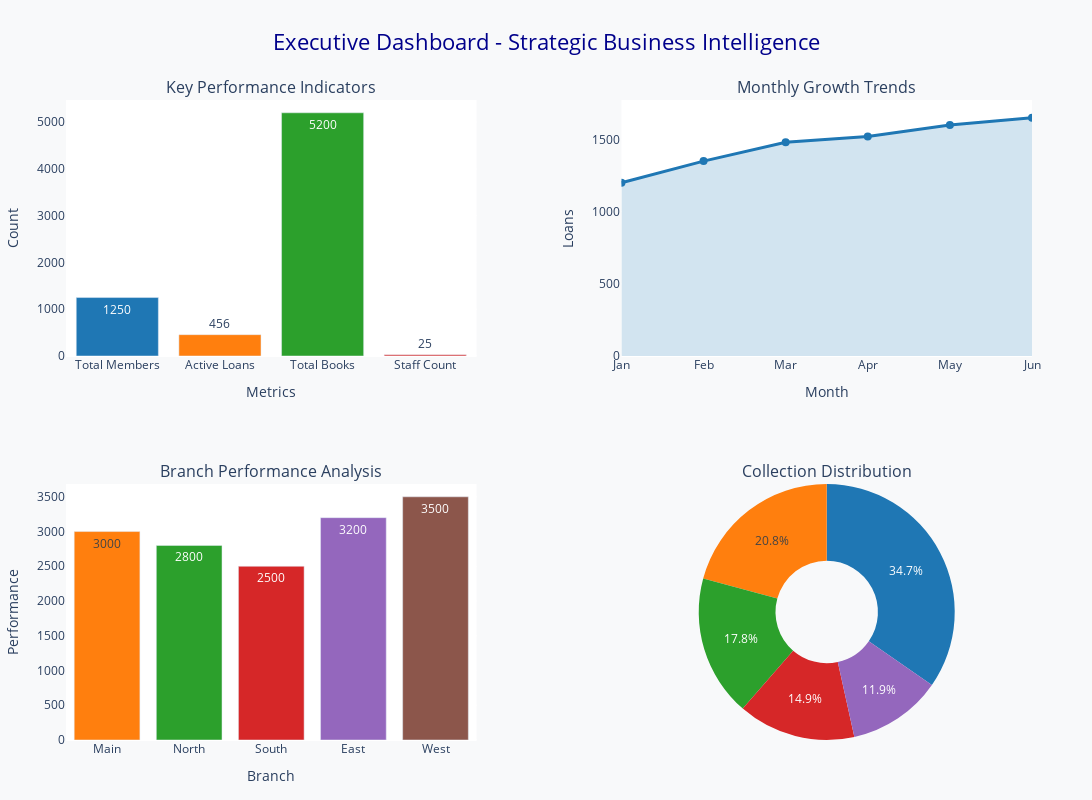

Notebook code for this chart:
### Markdown cell above
## 🎯 **Executive Dashboard - Strategic Overview**

Professional 2x2 layout combining key performance indicators, growth trends, branch comparison, and collection analytics.

### Code cell
# 🎯 Executive Dashboard - Strategic Business Intelligence

# Create Executive Dashboard with optimized 2x2 layout
fig_executive = make_subplots(
    rows=2, cols=2,
    subplot_titles=[
        'Key Performance Indicators', 
        'Monthly Growth Trends',
        'Branch Performance Analysis', 
        'Collection Distribution'
    ],
    vertical_spacing=0.20,    # Optimized spacing
    horizontal_spacing=0.15,
    specs=[
        [{"type": "bar"}, {"type": "scatter"}],
        [{"type": "bar"}, {"type": "pie"}]
    ]
)

# Strategic executive data
kpi_categories = ['Total Members', 'Active Loans', 'Total Books', 'Staff Count']
kpi_values = [1250, 456, 5200, 25]
kpi_colors = ['#1f77b4', '#ff7f0e', '#2ca02c', '#d62728']

months = ['Jan', 'Feb', 'Mar', 'Apr', 'May', 'Jun']
loans = [1200, 1350, 1480, 1520, 1600, 1650]

branches = ['Main', 'North', 'South', 'East', 'West']
performance = [3000, 2800, 2500, 3200, 3500]

categories = ['Fiction', 'Non-Fiction', 'Science', 'History', 'Children']
values = [3500, 2100, 1800, 1500, 1200]

# Chart 1: KPI Overview (Top Left)
fig_executive.add_trace(
    go.Bar(
        x=kpi_categories,
        y=kpi_values,
        marker_color=kpi_colors,
        text=kpi_values,
        textposition='auto',
        showlegend=False
    ),
    row=1, col=1
)

# Chart 2: Growth Trends (Top Right)
fig_executive.add_trace(
    go.Scatter(
        x=months,
        y=loans,
        mode='lines+markers',
        line=dict(color='#1f77b4', width=3),
        marker=dict(size=8),
        fill='tonexty',
        fillcolor='rgba(31, 119, 180, 0.2)',
        showlegend=False
    ),
    row=1, col=2
)

# Chart 3: Branch Performance (Bottom Left)
fig_executive.add_trace(
    go.Bar(
        x=branches,
        y=performance,
        marker_color=['#ff7f0e', '#2ca02c', '#d62728', '#9467bd', '#8c564b'],
        text=performance,
        textposition='auto',
        showlegend=False
    ),
    row=2, col=1
)

# Chart 4: Collection Distribution (Bottom Right)
fig_executive.add_trace(
    go.Pie(
        labels=categories,
        values=values,
        hole=0.4,
        marker_colors=['#1f77b4', '#ff7f0e', '#2ca02c', '#d62728', '#9467bd'],
        showlegend=False
    ),
    row=2, col=2
)

# Professional layout configuration
fig_executive.update_layout(
    title={
        'text': 'Executive Dashboard - Strategic Business Intelligence',
        'x': 0.5,
        'xanchor': 'center',
        'font': {'size': 22, 'color': 'darkblue'}
    },
    height=800,
    width=1400,
    showlegend=False,
    plot_bgcolor='white',
    paper_bgcolor='#f8f9fa',
    margin=dict(l=60, r=60, t=100, b=60)
)

# Axis labels
fig_executive.update_xaxes(title_text="Metrics", row=1, col=1)
fig_executive.update_yaxes(title_text="Count", row=1, col=1)
fig_executive.update_xaxes(title_text="Month", row=1, col=2)
fig_executive.update_yaxes(title_text="Loans", row=1, col=2)
fig_executive.update_xaxes(title_text="Branch", row=2, col=1)
fig_executive.update_yaxes(title_text="Performance", row=2, col=1)

fig_executive.show()

print("✅ Executive Dashboard Complete - Strategic overview ready")

### Figure 1 — Plotly figure (JSON) as saved in the notebook; plotly's stock layout.template omitted (floating-point values rounded to 4 significant figures)
{"data": [{"marker": {"color": ["#1f77b4", "#ff7f0e", "#2ca02c", "#d62728"]}, "showlegend": false, "text": ["1250", "456", "5200", "25"], "textposition": "auto", "type": "bar", "x": ["Total Members", "Active Loans", "Total Books", "Staff Count"], "xaxis": "x", "y": [1250, 456, 5200, 25], "yaxis": "y"}, {"fill": "tonexty", "fillcolor": "rgba(31, 119, 180, 0.2)", "line": {"color": "#1f77b4", "width": 3}, "marker": {"size": 8}, "mode": "lines+markers", "showlegend": false, "type": "scatter", "x": ["Jan", "Feb", "Mar", "Apr", "May", "Jun"], "xaxis": "x2", "y": [1200, 1350, 1480, 1520, 1600, 1650], "yaxis": "y2"}, {"marker": {"color": ["#ff7f0e", "#2ca02c", "#d62728", "#9467bd", "#8c564b"]}, "showlegend": false, "text": ["3000", "2800", "2500", "3200", "3500"], "textposition": "auto", "type": "bar", "x": ["Main", "North", "South", "East", "West"], "xaxis": "x3", "y": [3000, 2800, 2500, 3200, 3500], "yaxis": "y3"}, {"domain": {"x": [0.575, 1], "y": [0, 0.4]}, "hole": 0.4, "labels": ["Fiction", "Non-Fiction", "Science", "History", "Children"], "marker": {"colors": ["#1f77b4", "#ff7f0e", "#2ca02c", "#d62728", "#9467bd"]}, "showlegend": false, "type": "pie", "values": [3500, 2100, 1800, 1500, 1200]}], "layout": {"annotations": [{"font": {"size": 16}, "showarrow": false, "text": "Key Performance Indicators", "x": 0.2125, "xanchor": "center", "xref": "paper", "y": 1, "yanchor": "bottom", "yref": "paper"}, {"font": {"size": 16}, "showarrow": false, "text": "Monthly Growth Trends", "x": 0.7875, "xanchor": "center", "xref": "paper", "y": 1, "yanchor": "bottom", "yref": "paper"}, {"font": {"size": 16}, "showarrow": false, "text": "Branch Performance Analysis", "x": 0.2125, "xanchor": "center", "xref": "paper", "y": 0.4, "yanchor": "bottom", "yref": "paper"}, {"font": {"size": 16}, "showarrow": false, "text": "Collection Distribution", "x": 0.7875, "xanchor": "center", "xref": "paper", "y": 0.4, "yanchor": "bottom", "yref": "paper"}], "height": 800, "margin": {"b": 60, "l": 60, "r": 60, "t": 100}, "paper_bgcolor": "#f8f9fa", "plot_bgcolor": "white", "showlegend": false, "title": {"font": {"color": "darkblue", "size": 22}, "text": "Executive Dashboard - Strategic Business Intelligence", "x": 0.5, "xanchor": "center"}, "width": 1400, "xaxis": {"anchor": "y", "domain": [0, 0.425], "title": {"text": "Metrics"}}, "xaxis2": {"anchor": "y2", "domain": [0.575, 1], "title": {"text": "Month"}}, "xaxis3": {"anchor": "y3", "domain": [0, 0.425], "title": {"text": "Branch"}}, "yaxis": {"anchor": "x", "domain": [0.6, 1], "title": {"text": "Count"}}, "yaxis2": {"anchor": "x2", "domain": [0.6, 1], "title": {"text": "Loans"}}, "yaxis3": {"anchor": "x3", "domain": [0, 0.4], "title": {"text": "Performance"}}}}
